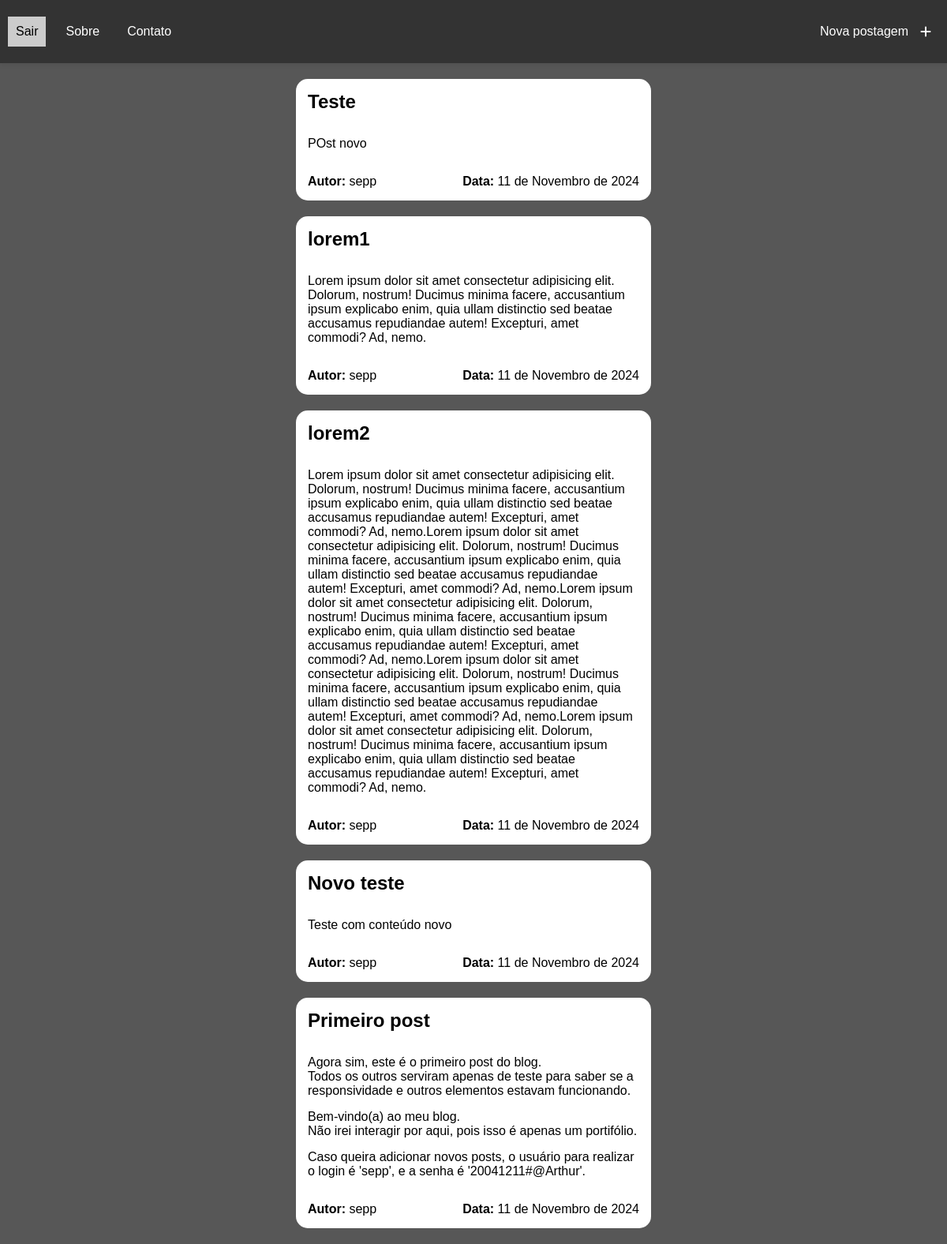
The app's page /home/ (signed in) with its own data.
### app/models.py (models this page shows, shortened)
class Postagem(models.Model):
    titulo = models.CharField(max_length=100)
    conteudo = models.TextField()
    autor = models.ForeignKey(User,on_delete=models.CASCADE)
    data = models.DateField(auto_now_add=True)

### app/views.py (the view)
# urls.py: path('home/', views.home, name='home'),
@login_required
def home(request):
    postagem = Postagem.objects.all()
    return render(request, 'home.html', {'postagem': postagem})

### app/templates/home.html (shortened to what this page needs)
{% extends "base.html" %}
{% block content %}
<div class="navbar">
  <div class="links" style="display: flex; gap: 15px">
    <form action="{% url 'account_logout' %}" method="post">
      <button type="submit" class="btn-sair">Sair</button>
    </form>
    <a href="#">Sobre</a>
    <a href="#">Contato</a>
  </div>
  <div>
    <a href="{% url 'novo_post' %}" class="to-home">
      <span>Nova postagem</span>
      <i class="fa fa-plus"></i>
    </a>
  </div>
</div>
<div class="container-posts">
  <div class="posts">
    {% if postagem %}
      {% for post in postagem %}
      <div class="post">
        <h2>{{ post.titulo }}</h2>
        <p>{{ post.conteudo|linebreaks }}</p>
        <div class="dados-postagem">
          <div>
            <b>Autor:</b> {{ post.autor }}
          </div>
          <div>
            <b>Data:</b> {{ post.data }}
          </div>
        </div>
      </div>
      {% endfor %}
    {% else %}
      <h1>Nenhuma postagem encontrada</h1>
    {% endif %}
  </div>
</div>
{% endblock %}

### app/templates/base.html (style rules this page uses)
* { padding: 0; margin: 0; box-sizing: border-box; }
body { font-family: sans-serif; }
.navbar { display: flex; justify-content: space-between; align-items: center; padding: 10px; box-shadow: 0 0 8px rgba(0, 0, 0, 0.123); background-color: #333; height: 80px; position: fixed; width: 100%; top: 0; z-index: 2; }
.navbar a { text-decoration: none; align-items: center; color: #fff; padding: 10px; display: flex; gap: 15px; }
.btn-sair { padding: 10px; border: none; color: #000; background-color: #ccc; font-size: 16px; cursor: pointer; }
.post { margin: auto; display: flex; flex-direction: column; gap: 15px; padding: 15px; background-color: #FFF; color: #000; border-radius: 15px; width: 450px; }
.container-posts { display: flex; flex-direction: column; background-color: #575757; margin-top: 80px; padding: 20px; }
.posts { display: flex; flex-direction: column; gap: 20px; }
.dados-postagem { display: flex; justify-content: space-between; }

### records on screen
Postagem: titulo "Teste", conteudo "POst novo", autor "sepp", data "11 de Novembro de 2024"
Postagem: titulo "lorem1", conteudo "Lorem ipsum dolor sit amet consectetur adipisicing elit. Dolorum, nostrum! Ducimus minima facere, accusantium ipsum explicabo enim, quia ullam distinctio sed beatae accusamus repudiandae autem! Excepturi, amet commodi? Ad, nemo.", autor "sepp", data "11 de Novembro de 2024"
Postagem: titulo "lorem2", conteudo "Lorem ipsum dolor sit amet consectetur adipisicing elit. Dolorum, nostrum! Ducimus minima facere, accusantium ipsum explicabo enim, quia ullam distinctio sed beatae accusamus repudiandae autem! Excepturi, amet commodi? Ad, nemo.Lorem ipsum dolor sit amet consectetur adipisicing elit. Dolorum, nostrum! Ducimus minima facere, accusantium ipsum explicabo enim, quia ullam distinctio sed beatae accusamus repudiandae autem! Excepturi, amet commodi? Ad, nemo.Lorem ipsum dolor sit amet consectetur adipisicing elit. Dolorum, nostrum! Ducimus minima facere, accusantium ipsum explicabo enim, quia ullam distinctio sed beatae accusamus repudiandae autem! Excepturi, amet commodi? Ad, nemo.Lorem ipsum…", autor "sepp", data "11 de Novembro de 2024"
Postagem: titulo "Novo teste", conteudo "Teste com conteúdo novo", autor "sepp", data "11 de Novembro de 2024"
Postagem: titulo "Primeiro post", conteudo "Agora sim, este é o primeiro post do blog. Todos os outros serviram apenas de teste para saber se a responsividade e outros elementos estavam funcionando. Bem-vindo(a) ao meu blog. Não irei interagir por aqui, pois isso é apenas um portifólio. Caso queira adicionar novos posts, o usuário para realizar o login é 'sepp', e a senha é '20041211#@Arthur'.", autor "sepp", data "11 de Novembro de 2024"
